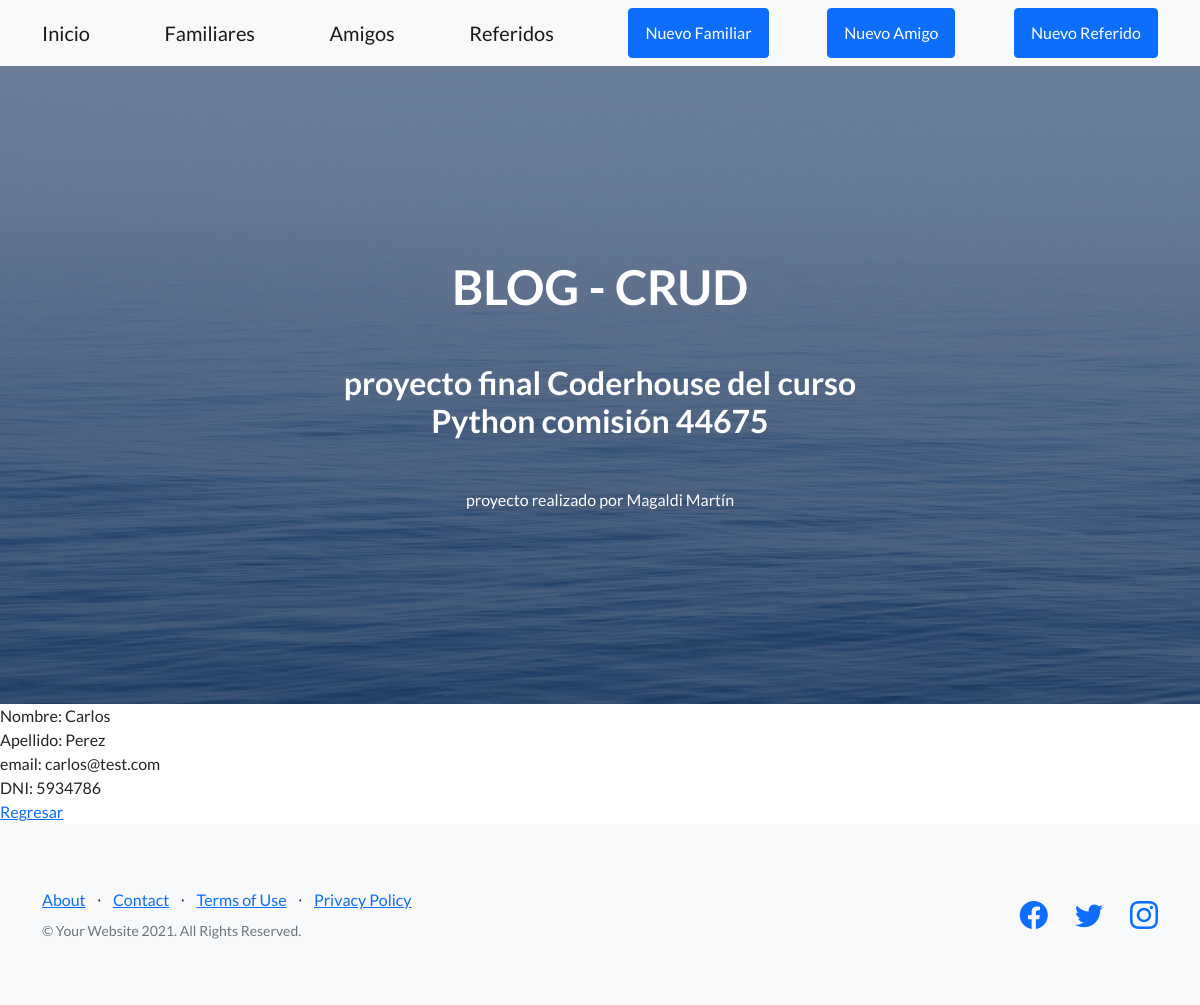
/Blog/familiares/detail/1, run on the app's committed database.
### Blog/models.py (models this page shows)
class Familiares(models.Model):
    nombre=models.CharField(max_length=40)
    apellido=models.CharField(max_length=40)
    email=models.EmailField()
    dni=models.IntegerField()

### Blog/views.py (the view)
# urls.py: path("familiares/detail/<pk>", views.FamiliaresDetail.as_view(),name='Detail'),
class FamiliaresDetail(DetailView):
    model = Familiares
    template = 'Blog/familiares_detail.html'

### Blog/templates/Blog/familiares_detail.html
{% extends "Blog/padre.html" %}
{% load static %}
{% block contenidoQueCambia %}
Nombre: {{familiares.nombre}}
<br>
Apellido: {{familiares.apellido}}
<br>
email: {{familiares.email}}
<br>
DNI: {{familiares.dni}}
<br>
<a href="{%url 'List'%}">Regresar</a>
{% endblock %}

### data on the page
Familiares: nombre "Carlos", apellido "Perez", email "carlos@test.com", dni "5934786"
